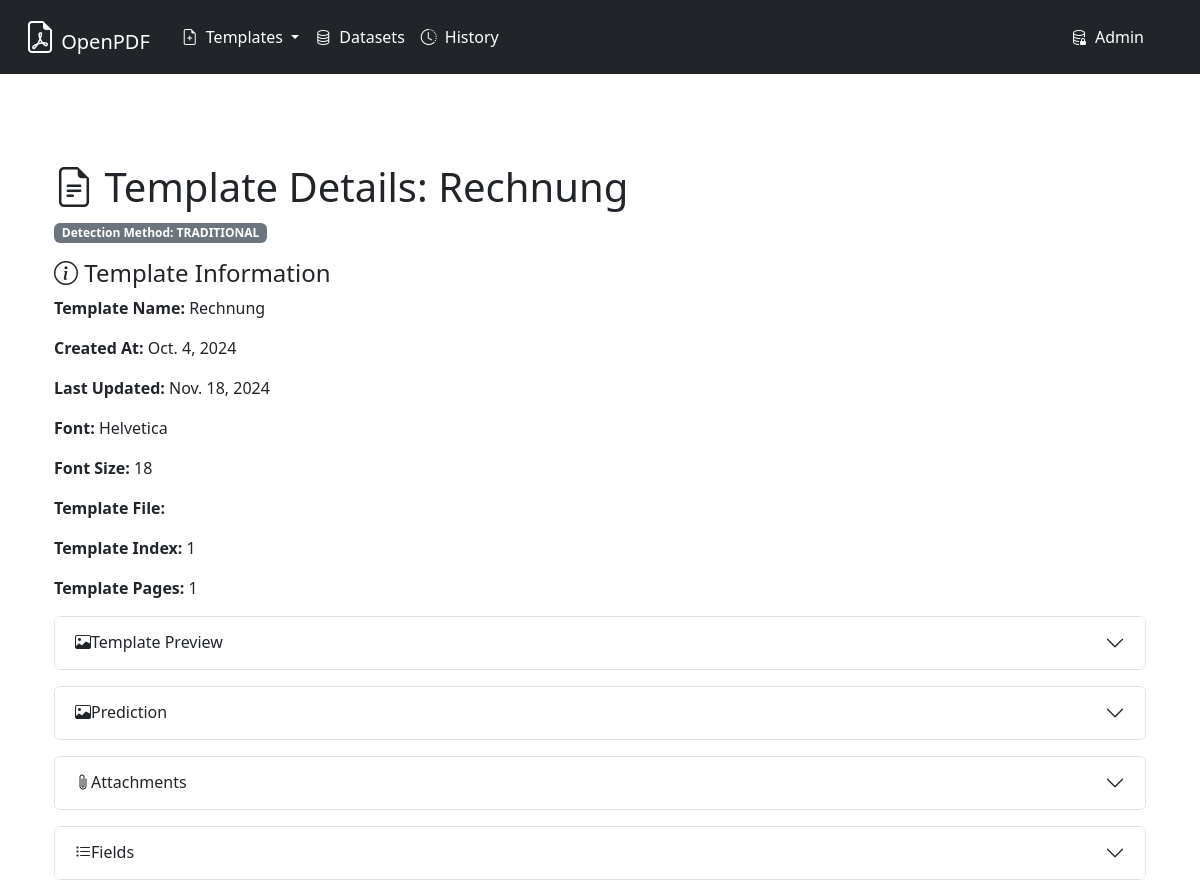
Page /6ead7902-c482-4207-b527-ba029d565d03/ on the committed database.
### pdffrontend/models.py (models this page shows, shortened)
class Template(models.Model):
    def json_default_list():
        return []
    def json_default_dict():
        return {}
    id = models.UUIDField(primary_key=True, default=uuid.uuid4, editable=False)
    name = models.CharField(max_length=255)
    created_at = models.DateField()
    font = models.CharField(max_length=100)
    font_size = models.IntegerField()
    last_updated = models.DateField()
    template_index = models.IntegerField()
    template_pages = models.IntegerField()
    file_path = models.CharField(max_length=255)
    label_path = models.CharField(max_length=255)
    prediction_path = models.CharField(max_length=255, blank=True)
    field_detection_method = models.CharField(
        max_length=20,
        default='traditional',
        choices=[('traditional', 'Traditional'), ('llm', 'LLM')]
    )
    llm_details = models.JSONField(default=json_default_dict, blank=True)
    attachments = models.JSONField(default=json_default_list, blank=True)

### pdffrontend/views.py (the view)
# urls.py: path("<uuid:temp_id>/", views.template_detail, name="detail"),
def template_detail(request, temp_id):
    context = {}
    template_object = pdftemplate.Pdf_template(temp_id=temp_id)
    context["template"] = template_object.get_template()
    context["fields"] = template_object.get_fields()
    return render(request, "template_detail.html", context)

### prod/pdftemplate.py (called while the page is built)
    def get_fields(self):
        return models.Field.objects.filter(template=self.template).order_by('-pos_y')

    def get_template(self):
        return self.template

### pdffrontend/templates/template_detail.html (shortened to what this page needs)
{% extends "master.html" %}
{% block body %}
<div class="container mt-5">
    <h1><i class="bi bi-file-earmark-text"></i> Template Details: {{ template.name }}</h1>
    {% if template.field_detection_method == 'llm' %}
        <div class="alert alert-info d-flex align-items-center mb-4" role="alert">
            <i class="bi bi-info-circle-fill me-2"></i>
            <div>
                This template was processed using <strong>AI Detection ({{ template.llm_details.provider|upper }})</strong>.
                <strong>{{ template.llm_details.results.fields_labeled }}</strong> out of
                <strong>{{ template.llm_details.results.fields_detected }}</strong> fields were successfully labeled
                with an average confidence of <strong>{{ template.llm_details.results.confidence_avg|floatformat:0 }}%</strong>.
                {% if template.llm_details.results.fallback_used %}
                <br><span class="text-warning">Note: The system fell back to traditional detection due to an error.</span>
                {% endif %}
            </div>
        </div>
    {% elif template.field_detection_method == 'traditional' %}
        <div class="mb-3">
            <span class="badge bg-secondary">Detection Method: TRADITIONAL</span>
        </div>
    {% endif %}
    <div class="mb-3">
        <h4><i class="bi bi-info-circle"></i> Template Information</h4>
        <p><strong>Template Name:</strong> {{ template.name }}</p>
        <p><strong>Created At:</strong> {{ template.created_at }}</p>
        <p><strong>Last Updated:</strong> {{ template.last_updated }}</p>
        <p><strong>Font:</strong> {{ template.font }}</p>
        <p><strong>Font Size:</strong> {{ template.font_size }}</p>
        <p><strong>Template File:</strong> <a href="{% url 'file_response' file_type='source_files' file_path=template.file_path %}">{{ template.source.template.file_path }}</a></p>
        <p><strong>Template Index:</strong> {{ template.template_index }}</p>
        <p><strong>Template Pages:</strong> {{ template.template_pages }}</p>
    </div>
    <div class="accordion mb-3" id="imageAccordion">
        <div class="accordion-item">
            <h2 class="accordion-header" id="imageHeading">
                <button class="accordion-button collapsed" type="button" data-bs-toggle="collapse" data-bs-target="#imageCollapse" aria-expanded="false" aria-controls="imageCollapse">
                    <i class="bi bi-image "></i> Template Preview
                </button>
            </h2>
        </div>
    </div>
    <div class="accordion mb-3" id="imageAccordion1">
        <div class="accordion-item">
            <h2 class="accordion-header" id="imageHeading">
                <button class="accordion-button collapsed" type="button" data-bs-toggle="collapse" data-bs-target="#imageCollapse1" aria-expanded="false" aria-controls="imageCollapse">
                    <i class="bi bi-image "></i> Prediction
                </button>
            </h2>
        </div>
    </div>
    <div class="accordion mb-3" id="attachmentsAccordion">
        <div class="accordion-item">
            <h2 class="accordion-header" id="attachmentsHeading">
                <button class="accordion-button collapsed" type="button" data-bs-toggle="collapse" data-bs-target="#attachmentsCollapse" aria-expanded="false" aria-controls="attachmentsCollapse">
                    <i class="bi bi-paperclip"></i> Attachments
                </button>
            </h2>
        </div>
    </div>
    <div class="accordion mb-3" id="fieldsAccordion">
        <div class="accordion-item">
            <h2 class="accordion-header" id="fieldsHeading">
                <button class="accordion-button collapsed" type="button" data-bs-toggle="collapse" data-bs-target="#fieldsCollapse" aria-expanded="false" aria-controls="fieldsCollapse">
                    <i class="bi bi-list-task"></i> Fields
                </button>
            </h2>
        </div>
    </div>
</div>
{% endblock %}

### rows in the picture
Template: name "Rechnung", created_at "Oct. 4, 2024", last_updated "Nov. 18, 2024", font "Helvetica", font_size "18", template_index "1", template_pages "1"
